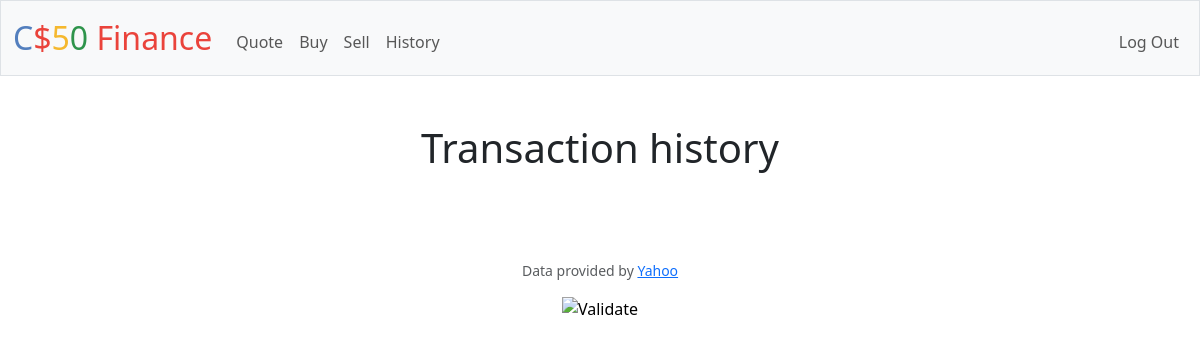
/history (signed in), run on an earlier commit of the app's database.
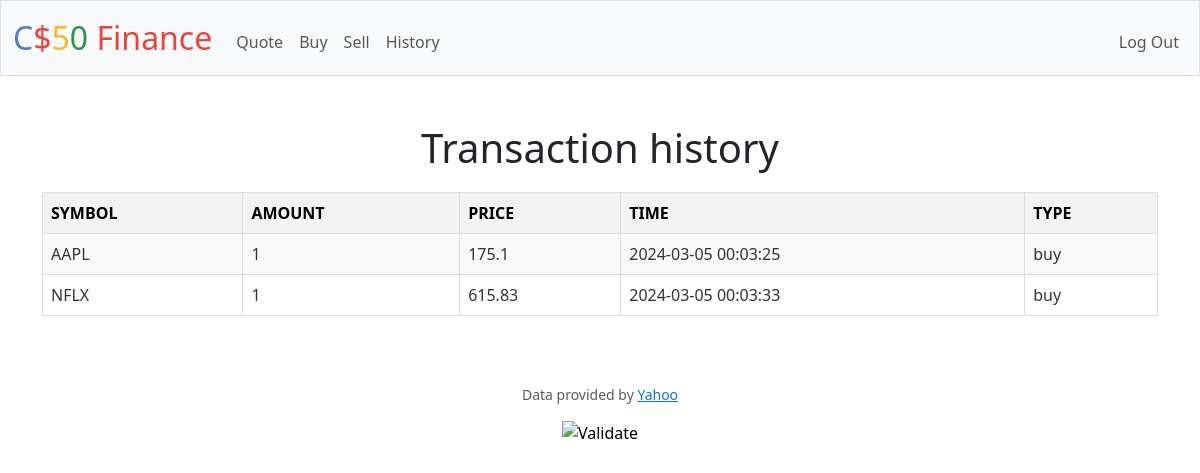
And on a later commit of the database.
### tables this page shows
CREATE TABLE transactions (id INTEGER PRIMARY KEY AUTOINCREMENT NOT NULL, user_id INTEGER NOT NULL, symbol TEXT NOT NULL, amount INTEGER NOT NULL, quote INTEGER NOT NULL, timestamp DATETIME DEFAULT CURRENT_TIMESTAMP, type VARCHAR(4) NOT NULL, CHECK(type IN("buy","sell")), FOREIGN KEY (user_id) REFERENCES users(id));

### app.py (the view)
@app.route("/history")
@login_required
def history():
    records = db.execute('SELECT * FROM transactions WHERE user_id =?', session.get("user_id"))
    return render_template('history.html', records=records)

### app.py (called while the page is built)
@app.after_request
def after_request(response):
    response.headers["Cache-Control"] = "no-cache, no-store, must-revalidate"
    response.headers["Expires"] = 0
    response.headers["Pragma"] = "no-cache"
    return response

### helpers.py (called while the page is built)
def login_required(f):
    @wraps(f)
    def decorated_function(*args, **kwargs):
        if session.get("user_id") is None:
            return redirect("/login")
        return f(*args, **kwargs)
    return decorated_function

### templates/history.html (shortened to what this page needs)
{% extends "layout.html" %}
{% block main %}
<h1> Transaction history</h1>
<table class="quotes-table">
    {% if records %}
    <tr>
        <th>SYMBOL</th>
        <th>AMOUNT</th>
        <th>PRICE</th>
        <th>TIME</th>
        <th>TYPE</th>
    </tr>
        {% for record in records %}
            <tr>
                <td>{{ record['symbol'] }}</td>
                <td>{{ record['amount'] }}</td>
                <td>{{ record['quote'] }}</td>
                <td>{{ record['timestamp'] }}</td>
                <td>{{ record['type'] }}</td>
            </tr>
        {% endfor %}
    {% endif %}
</table>
{% endblock %}

### templates/layout.html (shortened to what this page needs)
<!DOCTYPE html>
<html lang="en">
    <head>
        <link href="https://cdn.jsdelivr.net/npm/bootstrap@5.3.2/dist/css/bootstrap.min.css" rel="stylesheet">
        <link href="/static/styles.css" rel="stylesheet">
    </head>
    <body>
        <nav class="bg-light border navbar navbar-expand-md navbar-light">
            <div class="container-fluid">
                <a class="navbar-brand" href="/"><span class="blue">C</span><span class="red">$</span><span class="yellow">5</span><span class="green">0</span> <span class="red">Finance</span></a>
                <div class="collapse navbar-collapse" id="navbar">
                    {% if session["user_id"] %}
                        <ul class="navbar-nav me-auto mt-2">
                            <li class="nav-item"><a class="nav-link" href="/quote">Quote</a></li>
                            <li class="nav-item"><a class="nav-link" href="/buy">Buy</a></li>
                            <li class="nav-item"><a class="nav-link" href="/sell">Sell</a></li>
                            <li class="nav-item"><a class="nav-link" href="/history">History</a></li>
                        </ul>
                        <ul class="navbar-nav ms-auto mt-2">
                            <li class="nav-item"><a class="nav-link" href="/logout">Log Out</a></li>
                        </ul>
                    {% else %}
                        <ul class="navbar-nav ms-auto mt-2">
                            <li class="nav-item"><a class="nav-link" href="/register">Register</a></li>
                            <li class="nav-item"><a class="nav-link" href="/login">Log In</a></li>
                        </ul>
                    {% endif %}
                </div>
            </div>
        </nav>
        <main class="container py-5 text-center">
            {% block main %}{% endblock %}
        </main>
        <footer class="mb-5">
            <p class="mb-3 small text-center text-muted">
                Data provided by <a href="https://finance.yahoo.com/">Yahoo</a>
            </p>
            <form action="https://validator.w3.org/check" class="text-center" enctype="multipart/form-data" method="post" target="_blank">
                <input alt="Validate" src="/static/I_heart_validator.png" type="image">
            </form>
        </footer>
    </body>
</html>

### static/styles.css (style rules this page uses)
nav .navbar-brand { font-size: xx-large; }
nav .navbar-brand .blue { color: #537fbe; }
nav .navbar-brand .red { color: #ea433b; }
nav .navbar-brand .yellow { color: #f5b82e; }
nav .navbar-brand .green { color: #2e944b; }
.quotes-table { width: 100%; border-collapse: collapse; margin: 20px 0; }
.quotes-table th, .quotes-table td { border: 1px solid #ddd; padding: 8px; text-align: left; }
.quotes-table th { background-color: #f2f2f2; color: black; }
.quotes-table tr:nth-child(even) { background-color: #f9f9f9; }
.quotes-table td { color: #333; }

What changed in the data, as far as the page shows it:
added transactions: symbol "AAPL", amount "1", quote "175.1", timestamp "2024-03-05 00:03:25", type "buy"
added transactions: symbol "NFLX", amount "1", quote "615.83", timestamp "2024-03-05 00:03:33", type "buy"
Also different on the page:
text now shown: "SYMBOL AMOUNT PRICE TIME TYPE"
